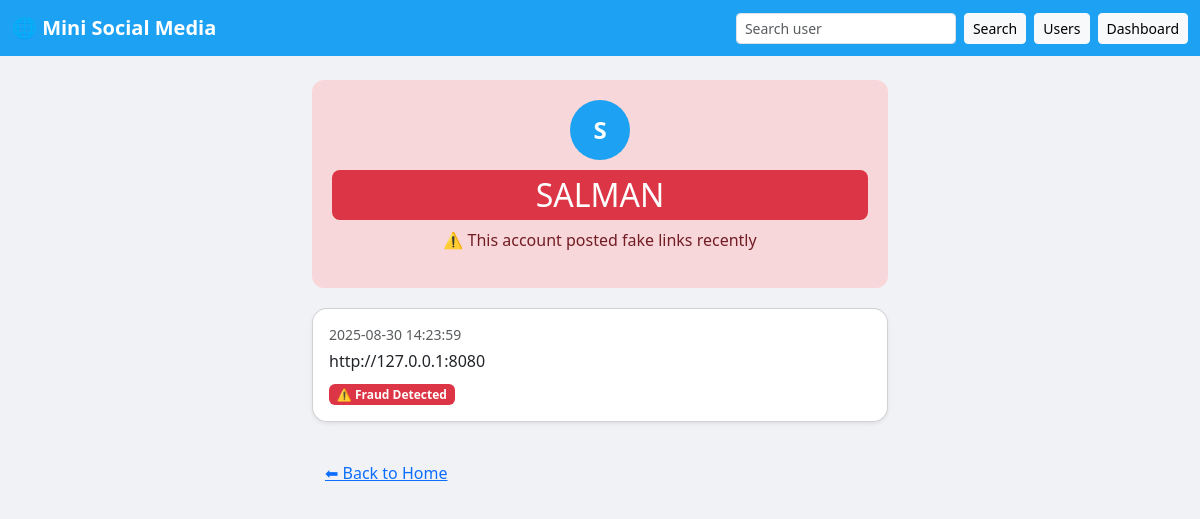
The page /profile/SALMAN on the database its author committed.
### tables this page shows
CREATE TABLE posts(
            id INTEGER PRIMARY KEY AUTOINCREMENT,
            username TEXT,
            text TEXT,
            timestamp TEXT,
            status TEXT
        );

### app.py (the view)
@app.route('/profile/<username>')
def profile(username):
    conn = sqlite3.connect(DB_PATH)
    c = conn.cursor()
    c.execute("SELECT text, timestamp, status FROM posts WHERE username=? ORDER BY id DESC", (username,))
    posts = c.fetchall()
    c.execute("SELECT status FROM users WHERE username=?", (username,))
    row = c.fetchone()
    conn.close()
    user_status = row[0] if row else "✅ Safe"
    return render_template("profile.html", username=username, posts=posts, user_status=user_status)

### templates/profile.html (shortened to what this page needs)
<!DOCTYPE html>
<html lang="en">
<head>
  <link href="https://cdn.jsdelivr.net/npm/bootstrap@5.3.0/dist/css/bootstrap.min.css" rel="stylesheet">
</head>
<body>
<nav class="navbar navbar-expand-lg">
  <div class="container-fluid">
    <a class="navbar-brand" href="/">🌐 Mini Social Media</a>
    <div class="d-flex">
      <form class="d-flex me-2" action="/search" method="get">
        <input class="form-control form-control-sm me-2" type="text" name="username" placeholder="Search user">
        <button class="btn btn-light btn-sm">Search</button>
      </form>
      <a class="btn btn-light btn-sm me-2" href="/users">Users</a>
      <a class="btn btn-light btn-sm" href="http://localhost:8501">Dashboard</a>
    </div>
  </div>
</nav>
<div class="container mt-4 feed">
  <div class="header {% if 'Fraud' in user_status or '🚨' in user_status or 'rules' in user_status %}fraud-header{% else %}safe-header{% endif %}">
    <div class="avatar">{{ username[0]|upper }}</div>
    <h2 {% if 'Fraud' in user_status or '🚨' in user_status or 'rules' in user_status %}
           style="background-color:#dc3545;color:white;padding:6px 12px;border-radius:8px;"
        {% endif %}>
      {{username}}
    </h2>
    {% if 'Fraud' in user_status or '🚨' in user_status or 'rules' in user_status %}
      <p>⚠️ This account posted fake links recently</p>
    {% else %}
      <p>✅ This account looks safe</p>
    {% endif %}
  </div>
  {% if posts %}
    {% for text, time, status in posts %}
    <div class="card shadow-sm mb-3 post-card">
      <div class="card-body">
        <h6 class="mb-1"><small class="text-muted">{{time}}</small></h6>
        <p class="mb-2">{{text}}</p>
        {% if "Fraud" in status or "🚨" in status or "Red" in status %}
          <span class="badge bg-danger">{{status}}</span>
        {% elif "Safe" in status or "✅" in status %}
          <span class="badge bg-success">{{status}}</span>
        {% else %}
          <span class="badge bg-secondary">{{status}}</span>
        {% endif %}
      </div>
    </div>
    {% endfor %}
  {% else %}
    <p class="text-muted text-center">No posts yet.</p>
  {% endif %}
  <a href="/" class="btn btn-link mt-3">⬅ Back to Home</a>
</div>
</body>
</html>

### templates/profile.html (style rules this page uses)
body { background-color: #f0f2f5; font-family: "Segoe UI", Roboto, Helvetica, Arial, sans-serif; }
.navbar { background-color: #1da1f2; }
.navbar-brand { font-weight: bold; color: white !important; }
.feed { max-width: 600px; margin: 0 auto; }
.post-card { border-radius: 15px; transition: transform 0.1s ease-in-out; }
.header { text-align: center; padding: 20px; border-radius: 12px; margin-bottom: 20px; }
.fraud-header { background-color: #f8d7da; color: #721c24; }
.avatar { width: 60px; height: 60px; border-radius: 50%; background: #1da1f2; color: white; display: flex; align-items: center; justify-content: center; font-weight: bold; font-size: 24px; margin: 0 auto 10px auto; }

### rows shown on the page
posts: timestamp "2025-08-30 14:23:59", text "http://127.0.0.1:8080", status "⚠️ Fraud Detected"

### other values the page prints
{{ username[0]|upper }} "S"
{{ username }} "SALMAN"
